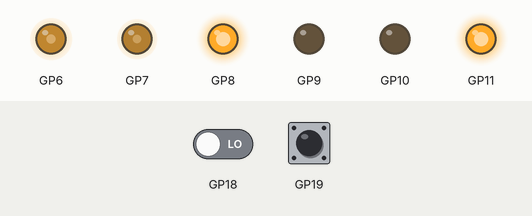
Bench run of a program on a simulated Raspberry Pi Pico running MicroPython. Parts: output pins drawn as LEDs (lit = HIGH). The test bench sets the inputs (shaded band); at power-on: GP19 LOW, GP18 LOW. What the program prints to the serial console is not drawn.

Above: at 1.2 s.
1.3 s: GP19 pulsed HIGH 5 times (0.12 s each, 0.3 s apart)
At 1.53 s:
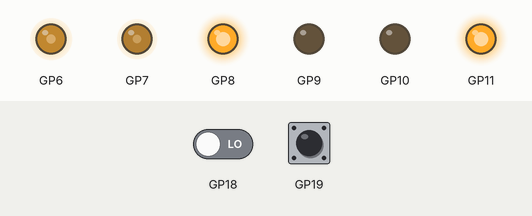
4.3 s: GP19 pulsed HIGH 2 times (0.12 s each, 0.3 s apart)
At 4.53 s:
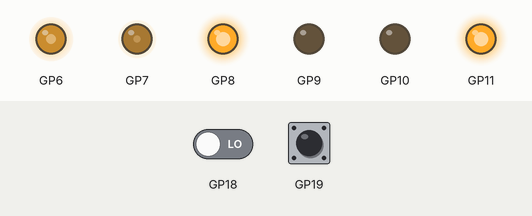
6.4 s: GP19 driven HIGH
At 7.3 s:
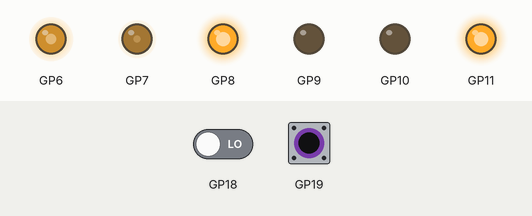
Timing chart, 0 to 9.4 s (numbered marks = the images above; inputs shaded):
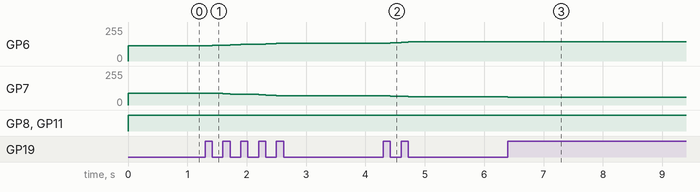

Measured:
- after the input at 1.3 s, GP6: moves from 115/255 to 135/255 over 1.2 s, starting after 0.12 s; GP7: moves from 89/255 to 69/255 over 1.2 s, starting after 0.12 s
- after the input at 4.3 s, GP6: 135/255 → 138/255 after 0.12 s, → 140/255 0.18 s later, → 143/255 0.12 s later; GP7: 69/255 → 66/255 after 0.12 s, → 64/255 0.18 s later, → 61/255 0.12 s later
- after the input at 6.4 s, GP6: 143/255 → 145/255 at once; GP7: 61/255 → 59/255 at once

The program:

Robot_Distance_2.py
```python
from time import sleep
from motor import Motor
from encoder import Encoder

# -------------------------------------------------
# Convert distance (mm) to encoder counts
# d = wheel diameter in mm
# 20 = encoder counts per wheel revolution
# -------------------------------------------------
def dist_to_counts(distance_mm, wheel_diameter=65):
    circumference = wheel_diameter * 3.1459
    return int((distance_mm / circumference) * 20)

# ------------------- PARAMETERS -------------------
# You can easily change these:
distance_forward_mm = 150   # distance to move forward (mm)
distance_backward_mm = 150  # distance to move backward (mm)
base_speed = 35             # 0-100 PWM
Kp = 0.8                    # proportional gain
left_motor_offset = 10      # compensate for slower left motor

# ------------------- CREATE OBJECTS ----------------
motor_left = Motor("left", 8, 9, 6)
motor_right = Motor("right", 10, 11, 7)

ENC_L = 18
ENC_R = 19
enc = Encoder(ENC_L, ENC_R)

# ------------------- HELPER FUNCTIONS -------------
def clamp_pwm(pwm):
    """Clamp PWM to 0-100%"""
    if pwm < 0:
        return 0
    elif pwm > 100:
        return 100
    else:
        return pwm

def move(distance_mm, forwards=True):
    """Drive the robot a certain distance in mm"""
    counts_target = dist_to_counts(distance_mm)
    enc.clear_count()

    if forwards:
        motor_left.set_forwards()
        motor_right.set_forwards()
    else:
        motor_left.set_backwards()
        motor_right.set_backwards()

    while (enc.get_left() + enc.get_right()) / 2 < counts_target:
        left_count = enc.get_left()
        right_count = enc.get_right()
        error = left_count - right_count
        correction = int(Kp * error)

        pwm_left = clamp_pwm(base_speed + left_motor_offset - correction)
        pwm_right = clamp_pwm(base_speed + correction)

        motor_left.duty(pwm_left)
        motor_right.duty(pwm_right)

    # Stop motors at the end
    motor_left.duty(0)
    motor_right.duty(0)
    sleep(0.5)  # brief pause for stability

# ------------------- MAIN LOOP --------------------
try:
    while True:
        # Move forward
        move(distance_forward_mm, forwards=True)

        # Move backward
        move(distance_backward_mm, forwards=False)

except KeyboardInterrupt:
    print("Program stopped by user.")

finally:
    motor_left.duty(0)
    motor_right.duty(0)
    print("Motors safely stopped.")
```

motor.py
```python
class Motor(object):
    """ A ``motor`` object is used to control a DC motor using the L298N dual H-bridge.
        The Motor class has methods to change the direction of the motor by setting
        the IN1/IN2 pins:
        - ``Motor.set_forwards()``
        - ``Motor.set_backwards()``
         and a method to change the duty cycle (0-100%) of the PWM output:
        - ``Motor.duty(pwm)``
        """

    def __init__(self, side, in1_pin, in2_pin, en_pin):
        """
                :rtype: object
                :type side: str
                :type in1_pin: str
                :type in2_pin: str
                :type en_pin: str
                The arguments are:
                - ``side``  should be the strings: "left" or "right". Used to specify motor.
                - ``in1_pin`` should be a valid Pin name string.
                - ``in2_pin`` should be a valid Pin name string
                - ``en_pin`` should be the strings: 6 or 7
                Usage Model::
                # Initialise motor instance
                left_motor = Motor("left", 8, 9, 7)
                # Set motor direction to forwards, and duty cycle to 70%
                left_motor.set_forwards()
                left_motor.duty(70)
                """

        from machine import Pin
        from machine import PWM
        # Declare a variable to keep track of which motor is left/right
        self.side = side
        print("Initialising", self.side, "motor...")
        # Declare GPIO pins for direction IN1 and IN2 pins
        self.IN1 = Pin(in1_pin, Pin.OUT)
        self.IN2 = Pin(in2_pin, Pin.OUT)
        # Declare GPIO pins for PWM EN pin
        self.EN = PWM(Pin(en_pin))
        self.EN.freq(1000)
        print("Motor", self.side, "initialised!")

    def duty(self, pwm):
        pwm_16 = 655*pwm
        self.EN.duty_u16(pwm_16)
        """ The duty cycle must be declared as a uint 16 variable between 0 and 65,535.
            Therefore, to set the duty cycle to 100%, we set it to 65535.
            """

    def set_forwards(self):
        if self.side == "left":
            self.IN1.on()
            self.IN2.off()
        else:  # only other motor is the right motor
            self.IN1.off()
            self.IN2.on()

    def set_backwards(self):
        if self.side == "left":
            self.IN1.off()
            self.IN2.on()
        else:
            self.IN1.on()
            self.IN2.off()
```

encoder.py
```python
# Code adapted from:
# https://github.com/peterhinch/micropython-samples/blob/master/encoders/encoder_portable.py
# Encoder Support: this version should be portable between MicroPython platforms
# Thanks to Evan Widloski for the adaptation to the machine module


class Encoder(object):
    def __init__(self, pin_left, pin_right):
        from machine import Pin
        self.forward = True
        self.pin_left = Pin(pin_left, Pin.IN)
        self.pin_right = Pin(pin_right, Pin.IN)
        self._count_left = 0
        self._count_right = 0
        self.left_interrupt = self.pin_left.irq(trigger=Pin.IRQ_RISING | Pin.IRQ_FALLING, handler=self.left_callback)
        self.right_interrupt = self.pin_right.irq(trigger=Pin.IRQ_RISING | Pin.IRQ_FALLING, handler=self.right_callback)

    # Callback functions are used to `handle' desired operations immediately,
    # whenever a rising/falling edge triggers an `interrupt'
    def left_callback(self, line):
        # Add or subtract 1 from the left encoder count based on direction
        self._count_left += 1 if self.forward else -1

    def right_callback(self, line):
        # Add or subtract 1 from the right encoder count based on direction
        self._count_right += 1 if self.forward else -1

    def get_left(self):
        return self._count_left

    def get_right(self):
        return self._count_right

    def clear_count(self):
        # Reset the counts of both encoders to zero
        self._count_left = 0
        self._count_right = 0
```
